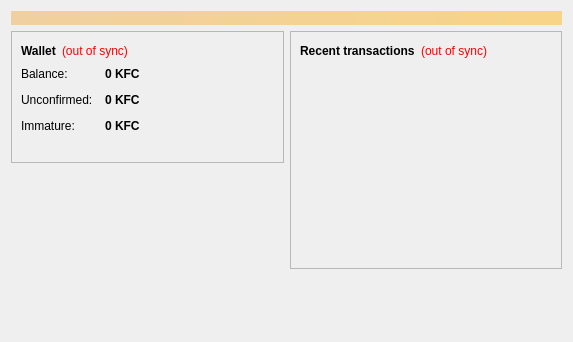
<?xml version="1.0" encoding="UTF-8"?>
<ui version="4.0">
 <class>OverviewPage</class>
 <widget class="QWidget" name="OverviewPage">
  <property name="geometry">
   <rect>
    <x>0</x>
    <y>0</y>
    <width>573</width>
    <height>342</height>
   </rect>
  </property>
  <property name="windowTitle">
   <string>Form</string>
  </property>
  <layout class="QVBoxLayout" name="topLayout">
   <item>
    <widget class="QLabel" name="labelAlerts">
     <property name="visible">
      <bool>false</bool>
     </property>
     <property name="styleSheet">
      <string notr="true">background-color: qlineargradient(x1: 0, y1: 0, x2: 1, y2: 0, stop:0 #F0D0A0, stop:1 #F8D488); color:#000000;</string>
     </property>
     <property name="wordWrap">
      <bool>true</bool>
     </property>
     <property name="margin">
      <number>3</number>
     </property>
    </widget>
   </item>
   <item>
    <layout class="QHBoxLayout" name="horizontalLayout" stretch="1,1">
     <item>
      <layout class="QVBoxLayout" name="verticalLayout_2">
       <item>
        <widget class="QFrame" name="frame">
         <property name="frameShape">
          <enum>QFrame::StyledPanel</enum>
         </property>
         <property name="frameShadow">
          <enum>QFrame::Raised</enum>
         </property>
         <layout class="QVBoxLayout" name="verticalLayout_4">
          <item>
           <layout class="QHBoxLayout" name="horizontalLayout_4">
            <item>
             <widget class="QLabel" name="label_5">
              <property name="font">
               <font>
                <weight>75</weight>
                <bold>true</bold>
               </font>
              </property>
              <property name="text">
               <string>Wallet</string>
              </property>
             </widget>
            </item>
            <item>
             <widget class="QLabel" name="labelWalletStatus">
              <property name="toolTip">
               <string>&lt;html&gt;&lt;head/&gt;&lt;body&gt;&lt;p&gt;The displayed information may be out of date. Your wallet automatically synchronizes with the kfcoin network after a connection is established, but this process has not completed yet.&lt;/p&gt;&lt;/body&gt;&lt;/html&gt;</string>
              </property>
              <property name="styleSheet">
               <string notr="true">QLabel { color: red; }</string>
              </property>
              <property name="text">
               <string notr="true">(out of sync)</string>
              </property>
              <property name="alignment">
               <set>Qt::AlignLeading|Qt::AlignLeft|Qt::AlignVCenter</set>
              </property>
             </widget>
            </item>
            <item>
             <spacer name="horizontalSpacer_2">
              <property name="orientation">
               <enum>Qt::Horizontal</enum>
              </property>
              <property name="sizeHint" stdset="0">
               <size>
                <width>40</width>
                <height>20</height>
               </size>
              </property>
             </spacer>
            </item>
           </layout>
          </item>
          <item>
           <layout class="QFormLayout" name="formLayout_2">
            <property name="fieldGrowthPolicy">
             <enum>QFormLayout::AllNonFixedFieldsGrow</enum>
            </property>
            <property name="horizontalSpacing">
             <number>12</number>
            </property>
            <property name="verticalSpacing">
             <number>12</number>
            </property>
            <item row="0" column="0">
             <widget class="QLabel" name="label">
              <property name="text">
               <string>Balance:</string>
              </property>
             </widget>
            </item>
            <item row="0" column="1">
             <widget class="QLabel" name="labelBalance">
              <property name="font">
               <font>
                <weight>75</weight>
                <bold>true</bold>
               </font>
              </property>
              <property name="cursor">
               <cursorShape>IBeamCursor</cursorShape>
              </property>
              <property name="toolTip">
               <string>Your current balance</string>
              </property>
              <property name="text">
               <string notr="true">0 KFC</string>
              </property>
              <property name="textInteractionFlags">
               <set>Qt::LinksAccessibleByMouse|Qt::TextSelectableByKeyboard|Qt::TextSelectableByMouse</set>
              </property>
             </widget>
            </item>
            <item row="1" column="0">
             <widget class="QLabel" name="label_3">
              <property name="text">
               <string>Unconfirmed:</string>
              </property>
             </widget>
            </item>
            <item row="1" column="1">
             <widget class="QLabel" name="labelUnconfirmed">
              <property name="font">
               <font>
                <weight>75</weight>
                <bold>true</bold>
               </font>
              </property>
              <property name="cursor">
               <cursorShape>IBeamCursor</cursorShape>
              </property>
              <property name="toolTip">
               <string>Total of transactions that have yet to be confirmed, and do not yet count toward the current balance</string>
              </property>
              <property name="text">
               <string notr="true">0 KFC</string>
              </property>
              <property name="textInteractionFlags">
               <set>Qt::LinksAccessibleByMouse|Qt::TextSelectableByKeyboard|Qt::TextSelectableByMouse</set>
              </property>
             </widget>
            </item>
            <item row="2" column="0">
             <widget class="QLabel" name="labelImmatureText">
              <property name="text">
               <string>Immature:</string>
              </property>
             </widget>
            </item>
            <item row="2" column="1">
             <widget class="QLabel" name="labelImmature">
              <property name="font">
               <font>
                <weight>75</weight>
                <bold>true</bold>
               </font>
              </property>
              <property name="toolTip">
               <string>Mined balance that has not yet matured</string>
              </property>
              <property name="text">
               <string notr="true">0 KFC</string>
              </property>
              <property name="textInteractionFlags">
               <set>Qt::LinksAccessibleByMouse|Qt::TextSelectableByKeyboard|Qt::TextSelectableByMouse</set>
              </property>
             </widget>
            </item>
           </layout>
          </item>
          <item>
           <widget class="QLabel" name="label_wallet_bgcoin">
            <property name="text">
             <string/>
            </property>
            <property name="pixmap">
             <pixmap resource="../bitcoin.qrc"></pixmap>
            </property>
            <property name="scaledContents">
             <bool>false</bool>
            </property>
            <property name="alignment">
             <set>Qt::AlignCenter</set>
            </property>
            <property name="margin">
             <number>-2</number>
            </property>
           </widget>
          </item>
         </layout>
        </widget>
       </item>
       <item>
        <spacer name="verticalSpacer">
         <property name="orientation">
          <enum>Qt::Vertical</enum>
         </property>
         <property name="sizeHint" stdset="0">
          <size>
           <width>20</width>
           <height>40</height>
          </size>
         </property>
        </spacer>
       </item>
      </layout>
     </item>
     <item>
      <layout class="QVBoxLayout" name="verticalLayout_3">
       <item>
        <widget class="QFrame" name="frame_2">
         <property name="frameShape">
          <enum>QFrame::StyledPanel</enum>
         </property>
         <property name="frameShadow">
          <enum>QFrame::Raised</enum>
         </property>
         <layout class="QVBoxLayout" name="verticalLayout">
          <item>
           <layout class="QHBoxLayout" name="horizontalLayout_2">
            <item>
             <widget class="QLabel" name="label_4">
              <property name="text">
               <string>&lt;b&gt;Recent transactions&lt;/b&gt;</string>
              </property>
             </widget>
            </item>
            <item>
             <widget class="QLabel" name="labelTransactionsStatus">
              <property name="toolTip">
               <string>&lt;html&gt;&lt;head/&gt;&lt;body&gt;&lt;p&gt;The displayed information may be out of date. Your wallet automatically synchronizes with the kfcoin network after a connection is established, but this process has not completed yet.&lt;/p&gt;&lt;/body&gt;&lt;/html&gt;</string>
              </property>
              <property name="styleSheet">
               <string notr="true">QLabel { color: red; }</string>
              </property>
              <property name="text">
               <string notr="true">(out of sync)</string>
              </property>
              <property name="alignment">
               <set>Qt::AlignRight|Qt::AlignTrailing|Qt::AlignVCenter</set>
              </property>
             </widget>
            </item>
            <item>
             <spacer name="horizontalSpacer">
              <property name="orientation">
               <enum>Qt::Horizontal</enum>
              </property>
              <property name="sizeHint" stdset="0">
               <size>
                <width>40</width>
                <height>20</height>
               </size>
              </property>
             </spacer>
            </item>
           </layout>
          </item>
          <item>
           <widget class="QListView" name="listTransactions">
            <property name="styleSheet">
             <string notr="true">QListView { background: transparent; }</string>
            </property>
            <property name="frameShape">
             <enum>QFrame::NoFrame</enum>
            </property>
            <property name="verticalScrollBarPolicy">
             <enum>Qt::ScrollBarAlwaysOff</enum>
            </property>
            <property name="horizontalScrollBarPolicy">
             <enum>Qt::ScrollBarAlwaysOff</enum>
            </property>
            <property name="selectionMode">
             <enum>QAbstractItemView::NoSelection</enum>
            </property>
           </widget>
          </item>
         </layout>
        </widget>
       </item>
       <item>
        <spacer name="verticalSpacer_2">
         <property name="orientation">
          <enum>Qt::Vertical</enum>
         </property>
         <property name="sizeHint" stdset="0">
          <size>
           <width>20</width>
           <height>40</height>
          </size>
         </property>
        </spacer>
       </item>
      </layout>
     </item>
    </layout>
   </item>
  </layout>
 </widget>
 <resources/>
 <connections/>
</ui>
